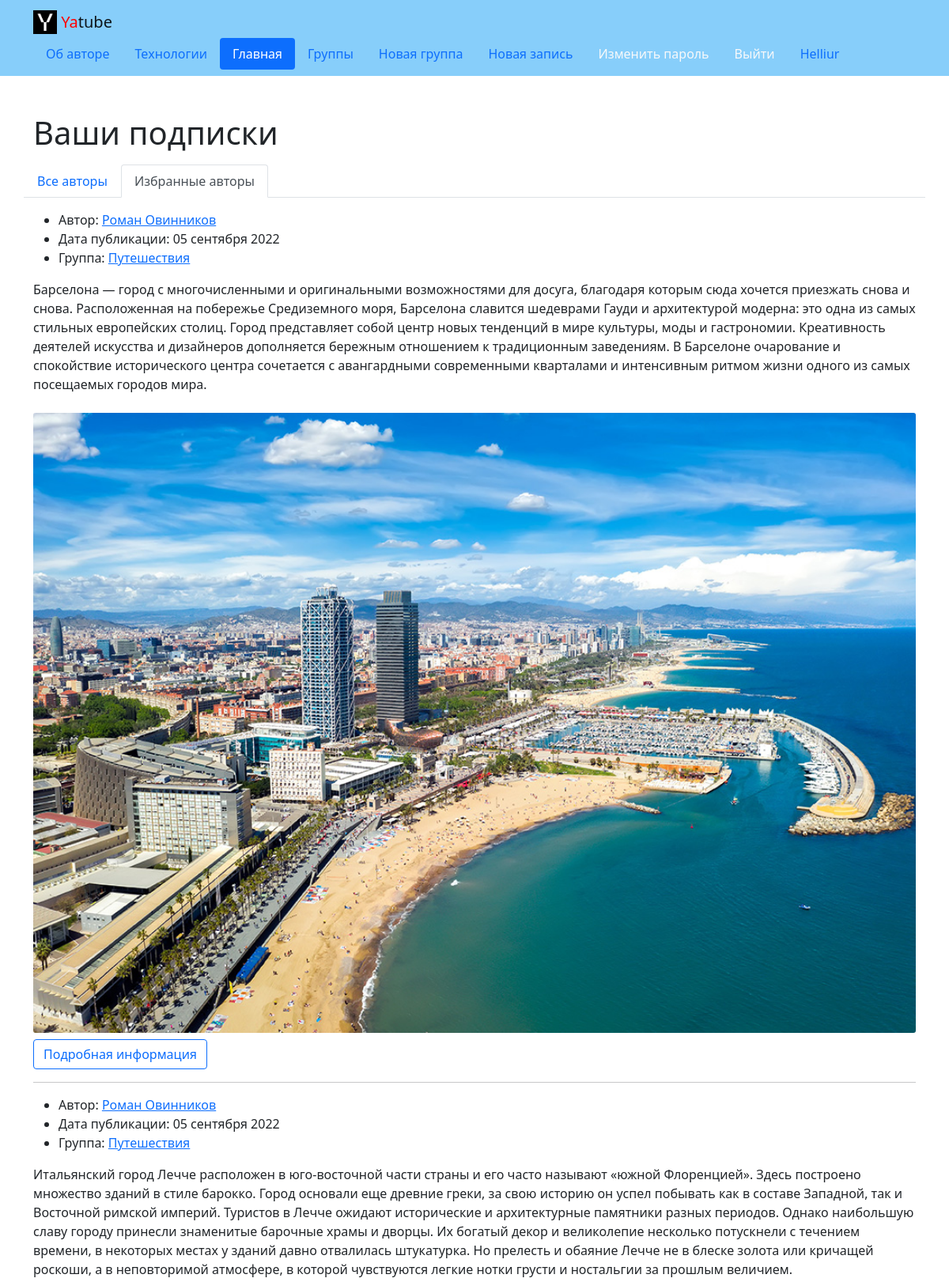
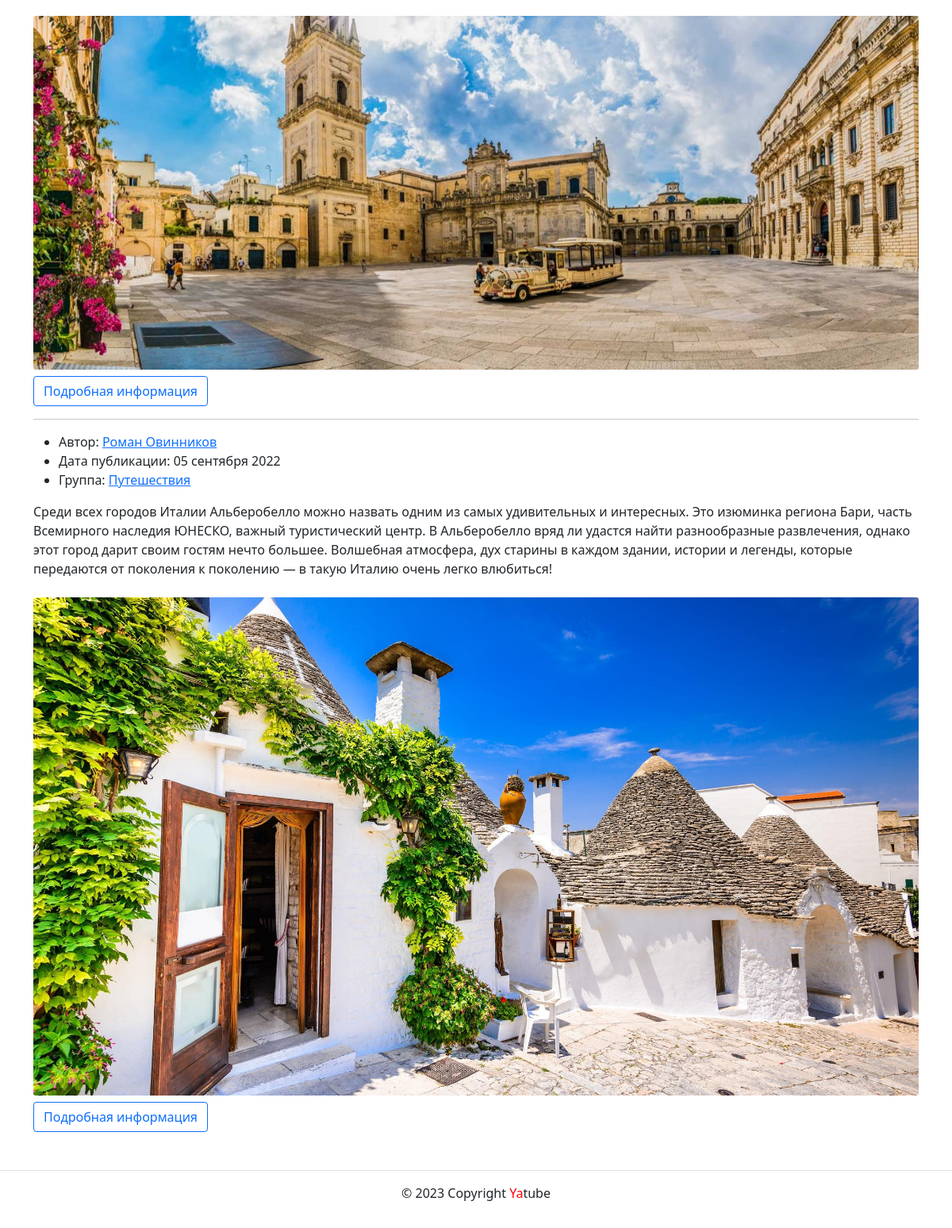
Screenshot of /follow/ (signed in) with the database file from the repository (2 pictures, top to bottom).
### posts/models.py (models this page shows, shortened)
class Post(models.Model):
    author = models.ForeignKey(
        User,
        help_text='Автор поста',
        on_delete=models.CASCADE,
        related_name='posts',
        verbose_name='Автор поста',
    )
    group = models.ForeignKey(
        Group,
        blank=True,
        help_text='Группа, к которой будет относиться пост',
        null=True,
        on_delete=models.SET_NULL,
        related_name='posts',
        verbose_name='Группа',
    )
    image = models.ImageField(
        'Картинка',
        blank=True,
        upload_to='posts/',
    )
    pub_date = models.DateTimeField(
        auto_now_add=True,
        db_index=True,
        help_text='Дата публикации поста',
        verbose_name='Дата публикации поста',
    )
    text = models.TextField(
        help_text='Введите текст поста',
        verbose_name='Текст поста',
    )
    class Meta:
        ordering = ['-pub_date']
        verbose_name = 'Пост'
        verbose_name_plural = 'Посты'

class Group(models.Model):
    description = models.TextField(
        verbose_name='Описание группы',
        help_text='Описание группы',
    )
    slug = models.SlugField(
        unique=True,
        verbose_name='Короткий адрес группы',
        help_text='Короткий адрес группы'
    )
    title = models.CharField(
        max_length=200,
        verbose_name='Название группы',
        help_text='Название группы'
    )
    def __str__(self) -> str:
        return self.title

### posts/views.py (the view)
# urls.py: path('follow/', views.follow_index, name='follow_index'),
@login_required
def follow_index(request):
    posts = Post.objects.filter(
        author__following__user=request.user
    )
    page_obj = paginator(posts, SHOW_COUNT, request)
    context = {
        'page_obj': page_obj,
        'index_header': True
    }
    return render(request, 'posts/follow.html', context)

### core/context_processors/year.py (called while the page is built)
def year(request):
    return {
        'year': datetime.datetime.now().year
    }

### posts/utils.py (called while the page is built)
def paginator(posts, SHOW_COUNT, request):
    paginator = Paginator(posts, SHOW_COUNT)
    page_number = request.GET.get('page')
    return paginator.get_page(page_number)

### templates/posts/follow.html (shortened to what this page needs)
{% extends 'base.html' %}
{% load thumbnail %}
{% load static %}
{% block content %}
  <div class="container py-5">
    <h1>Ваши подписки</h1>
    {% include 'posts/includes/switcher.html' with follow=True index_header=True %}
      <article>
        {% for post in page_obj %}
          <ul>
            <li>
              Автор:
              {% if post.author.get_full_name %}
                <a href="{% url 'posts:profile' post.author.username %}">
                  {{ post.author.get_full_name }}
                </a>
              {% else %}
                <a href="{% url 'posts:profile' post.author.username %}">
                  {{ post.author.username }}
                </a>
              {% endif%}
            </li>
            <li>
              Дата публикации: {{ post.pub_date|date:"d E Y" }}
            </li>
            {% if post.group %}
            <li>
              Группа: <a href="{% url 'posts:group_list' post.group.slug %}">{{ post.group }}</a>
            </li>
            {% endif %}
          </ul>
          <p>{{ post.text }}</p>
          {% thumbnail post.image "1440x560" crop="center" upscale=False as im %}
            <img class="card-img my-2" src="{{ im.url }}">
          {% endthumbnail %}
          <button
            class="btn btn-outline-primary"
            onclick="window.location.href = '{% url 'posts:post_detail' post.id %}'"
            type="button"
          >
            Подробная информация
          </button>
          {% if not forloop.last %}<hr>{% endif %}
        {% endfor %}
      </article>
  </div>
{% endblock %}

### templates/includes/header.html (shortened to what this page needs)
{% load static %}
<header>
  <nav class="navbar navbar-light" style="background-color: lightskyblue">
    <div class="container">
      <a class="navbar-brand" href="{% url 'posts:index' %}">
        <img
          alt=""
          class="d-inline-block align-top"
          height="30"
          src="{% static 'img/logo.png' %}"
          width="30"
        >
        <span style="color:red">Ya</span>tube
      </a>
      <ul class="nav nav-pills">
        <li class="nav-item">
          <a class="nav-link {% if author_about %} active {% endif %}" href="{% url 'about:author' %}">Об авторе</a>
        </li>
        <li class="nav-item">
          <a class="nav-link {% if tech_about %} active {% endif %}" href="{% url 'about:tech' %}">Технологии</a>
        </li>
        <li class="nav-item">
          <a class="nav-link {% if index_header %} active {% endif %}" href="{% url 'posts:index' %}">Главная</a>
        </li>
        <li class="nav-item">
          <a class="nav-link {% if groups_page %} active {% endif %}" href="{% url 'posts:groups' %}">Группы</a>
        </li>
        {% if user.is_authenticated %}
        <li class="nav-item">
          <a class="nav-link {% if group_create %} active {% endif %}" href="{% url 'posts:group_create' %}">Новая группа</a>
        </li>
        <li class="nav-item">
          <a class="nav-link {% if post_create %} active {% endif %}" href="{% url 'posts:post_create' %}">Новая запись</a>
        </li>
        <li class="nav-item">
          <a class="nav-link link-light" href="{% url 'users:PasswordChangeForm' %}">Изменить пароль</a>
        </li>
        <li class="nav-item">
          <a class="nav-link link-light" href="{% url 'users:logout' %}">Выйти</a>
        </li>
        <li class="nav-item">
          <a class="nav-link {% if profile%} active {% endif %}" href="{% url 'posts:profile' user.username %}">{{ user.username }}</a>
        </li>
        {% endif %}
      </ul>
    </div>
  </nav>
</header>

### rows the page displays
Post: author.get_full_name "Роман Овинников", pub_date "05 сентября 2022", group "Путешествия", text "Барселона — город с многочисленными и оригинальными возможностями для досуга, благодаря которым сюда хочется приезжать снова и снова. Расположенная на побережье Средиземного моря, Барселона славится шедеврами Гауди и архитектурой модерна: это одна из самых стильных европейских столиц. Город представляет собой центр новых тенденций в мире культуры, моды и гастрономии. Креативность деятелей искусства и дизайнеров дополняется бережным отношением к традиционным заведениям. В Барселоне очарование и спокойствие исторического центра сочетается с авангардными современными кварталами и интенсивным ритмом жизни одного из самых посещаемых городов мира.", shows a picture
Post: author.get_full_name "Роман Овинников", pub_date "05 сентября 2022", group "Путешествия", text "Итальянский город Лечче расположен в юго-восточной части страны и его часто называют «южной Флоренцией». Здесь построено множество зданий в стиле барокко. Город основали еще древние греки, за свою историю он успел побывать как в составе Западной, так и Восточной римской империй. Туристов в Лечче ожидают исторические и архитектурные памятники разных периодов. Однако наибольшую славу городу принесли знаменитые барочные храмы и дворцы. Их богатый декор и великолепие несколько потускнели с течением времени, в некоторых местах у зданий давно отвалилась штукатурка. Но прелесть и обаяние Лечче не в блеске золота или кричащей роскоши, а в неповторимой атмосфере, в которой чувствуются легкие нотки…", shows a picture
Post: author.get_full_name "Роман Овинников", pub_date "05 сентября 2022", group "Путешествия", text "Среди всех городов Италии Альберобелло можно назвать одним из самых удивительных и интересных. Это изюминка региона Бари, часть Всемирного наследия ЮНЕСКО, важный туристический центр. В Альберобелло вряд ли удастся найти разнообразные развлечения, однако этот город дарит своим гостям нечто большее. Волшебная атмосфера, дух старины в каждом здании, истории и легенды, которые передаются от поколения к поколению — в такую Италию очень легко влюбиться!", shows a picture

### other values shown
{{ user.username }} "Helliur"
